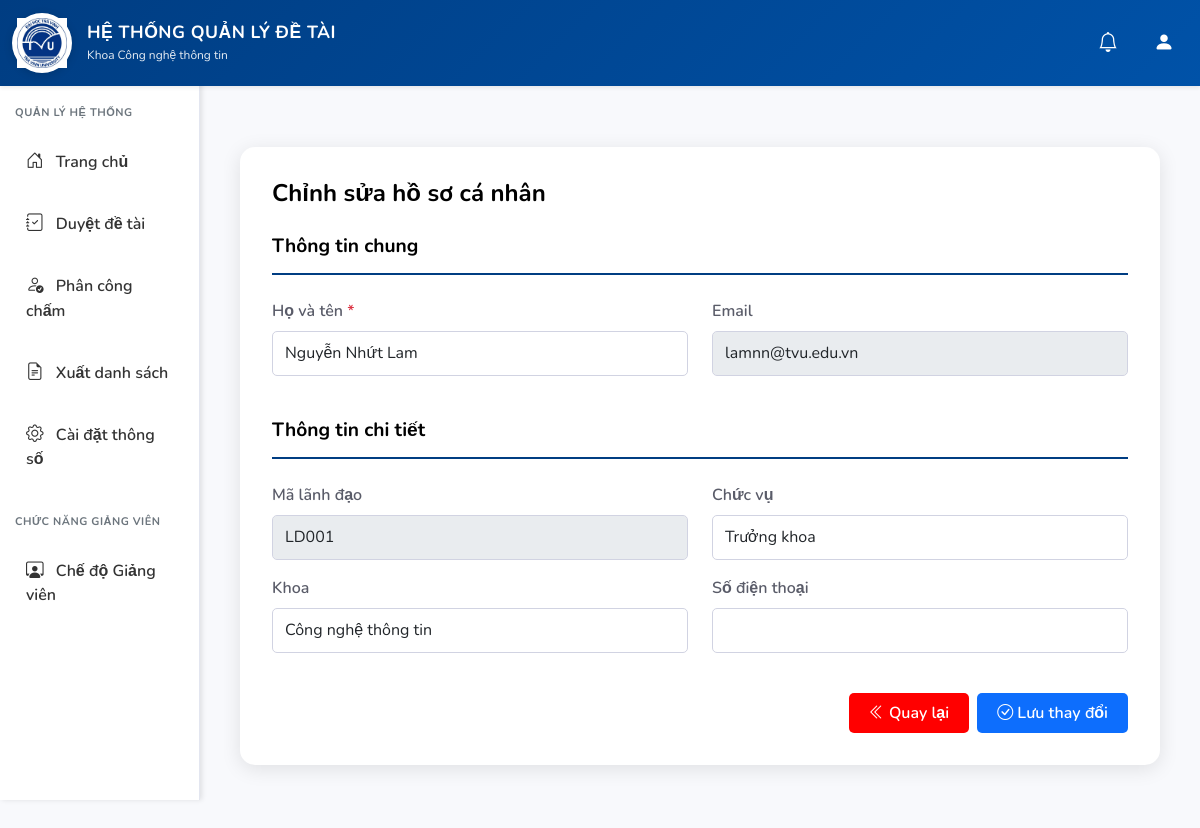
The page /edit-profile.php (signed in) on the database its author committed.
### tables this page shows
CREATE TABLE `nguoi_dung` (
  `id` int(11) NOT NULL,
  `email` varchar(255) NOT NULL,
  `mat_khau` varchar(255) NOT NULL,
  `ho_ten` varchar(255) NOT NULL,
  `vai_tro_id` int(11) NOT NULL,
  `trang_thai` enum('active','inactive') DEFAULT 'active',
  `reset_token` varchar(255) DEFAULT NULL,
  `reset_token_expiry` datetime DEFAULT NULL,
  `created_at` timestamp NOT NULL DEFAULT current_timestamp(),
  `updated_at` timestamp NOT NULL DEFAULT current_timestamp() ON UPDATE current_timestamp()
);

CREATE TABLE `lanh_dao` (
  `id` int(11) NOT NULL,
  `nguoi_dung_id` int(11) NOT NULL,
  `ma_lanh_dao` varchar(50) NOT NULL,
  `chuc_vu` varchar(255) DEFAULT NULL,
  `khoa` varchar(255) DEFAULT NULL,
  `so_dien_thoai` varchar(20) DEFAULT NULL,
  `created_at` timestamp NOT NULL DEFAULT current_timestamp()
);

### config/database.php (called while the page is built, shortened)
<?php
class Database
{
    private static $instance = null;
    private $conn;
    private function connect()
    {
        $dsn = "mysql:host=" . DB_HOST . ";port=" . DB_PORT . ";dbname=" . DB_NAME . ";charset=" . DB_CHARSET;
        $options = [
            PDO::ATTR_ERRMODE => PDO::ERRMODE_EXCEPTION,
            PDO::ATTR_DEFAULT_FETCH_MODE => PDO::FETCH_ASSOC,
            PDO::ATTR_EMULATE_PREPARES => false,
        ];
        try {
            $this->conn = new PDO($dsn, DB_USER, DB_PASS, $options);
            $this->conn->exec("SET NAMES utf8mb4");
        } catch (PDOException $e) {
            if (DB_USER !== 'root') {
                try {
                    $this->conn = new PDO($dsn, 'root', '', $options);
                    $this->conn->exec("SET NAMES utf8mb4");
                    return;
                } catch (PDOException $ex) {
                }
            }
            error_log("Database Connection Error: " . $e->getMessage());
            throw new Exception("Không thể kết nối đến database: " . $e->getMessage());
        } catch (Exception $e) {
            error_log("Database Error: " . $e->getMessage());
            throw new Exception("Lỗi database: " . $e->getMessage());
        }
    }
    public static function getInstance()
    {
        if (self::$instance === null) {
            self::$instance = new self();
        }
        return self::$instance;
    }
    public function getConnection()
    {
        if ($this->conn === null) {
            $this->connect();
        } else {
            try {
                $this->conn->query('SELECT 1');
            } catch (PDOException $e) {
                if (stripos($e->getMessage(), '2006') !== false || stripos($e->getMessage(), 'gone away') !== false) {
                    error_log("Database connection lost, reconnecting...");
                    $this->connect();
                } else {
                    throw new Exception("Lỗi kết nối database: " . $e->getMessage());
                }
            }
        }
        return $this->conn;
    }
}

### models/BaseModel.php (called while the page is built, shortened)
<?php
class BaseModel {
    protected $db;
    public function __construct() {
        $this->db = Database::getInstance()->getConnection();
    }
    public function queryOne($sql, $params = []) {
        $stmt = $this->db->prepare($sql);
        $stmt->execute($params);
        return $stmt->fetch();
    }
}

### helpers/functions.php (called while the page is built, shortened)
<?php
function isLoggedIn() {
    return isset($_SESSION['user_id']) && !empty($_SESSION['user_id']);
}
function getCurrentUser() {
    return [
        'id' => $_SESSION['user_id'] ?? null,
        'email' => $_SESSION['email'] ?? null,
        'ho_ten' => $_SESSION['ho_ten'] ?? null,
        'vai_tro' => $_SESSION['vai_tro'] ?? null,
        'vai_tro_id' => $_SESSION['vai_tro_id'] ?? null,
        'profile_id' => $_SESSION['profile_id'] ?? null,
    ];
}

### models/NguoiDungModel.php (called while the page is built, shortened)
<?php
require_once 'BaseModel.php';
class NguoiDungModel extends BaseModel {
    public function getUserFullInfo($userId) {
        $sql = "SELECT nd.*, vt.ma_vai_tro, vt.ten_vai_tro
                FROM nguoi_dung nd
                JOIN vai_tro vt ON nd.vai_tro_id = vt.id
                WHERE nd.id = :id";
        $user = $this->queryOne($sql, ['id' => $userId]);
        switch ($user['ma_vai_tro']) {
            case ROLE_LANH_DAO:
                $profile = $this->queryOne("SELECT * FROM lanh_dao WHERE nguoi_dung_id = :id", ['id' => $userId]);
                break;
        }
        $user['profile'] = $profile;
        return $user;
    }
}

### edit-profile.php (the view, shortened to what this page needs)
<?php
$user = getCurrentUser();
$nguoiDungModel = new NguoiDungModel();
$userInfo = $nguoiDungModel->getUserFullInfo($user['id']);
include 'includes/header.php';
?>
<div class="container-fluid">
    <div class="row">
        <div class="col-md-2 sidebar">
            <nav class="nav flex-column">
                <?php
                $currentRole = $userInfo['ma_vai_tro'];
                $referer = $_SERVER['HTTP_REFERER'] ?? '';
                if (strpos($referer, '/giang_vien/') !== false || ($_GET['mode'] ?? '') === 'giang_vien') {
                    $currentRole = 'giang_vien';
                }
                elseif (strpos($referer, '/lanh_dao/') !== false || ($_GET['mode'] ?? '') === 'lanh_dao') {
                    $currentRole = 'lanh_dao';
                }
                elseif (strpos($referer, '/sinh_vien/') !== false || ($_GET['mode'] ?? '') === 'sinh_vien') {
                    $currentRole = 'sinh_vien';
                }
                else {
                    $currentRole = $_SESSION['vai_tro'] ?? $userInfo['ma_vai_tro'];
                }
                ?>
                <?php if ($currentRole === 'sinh_vien'): ?>
                    <a class="nav-link" href="sinh_vien/dashboard.php">
                        <i class="bi bi-house-door"></i> Trang chủ
                    </a>
                    <a class="nav-link" href="sinh_vien/danh_sach_de_tai.php">
                        <i class="bi bi-journal-text"></i> Đề tài có thể đăng ký
                    </a>
                    <a class="nav-link" href="sinh_vien/de_tai_cua_toi.php">
                        <i class="bi bi-bookmark-check"></i> Đề tài của tôi
                    </a>
                <?php elseif ($currentRole === 'lanh_dao'): ?>
                    <div class="nav-section-title">QUẢN LÝ HỆ THỐNG</div>
                    <a class="nav-link" href="lanh_dao/dashboard.php">
                        <i class="bi bi-house-door"></i> Trang chủ
                    </a>
                    <a class="nav-link" href="lanh_dao/duyet_de_tai.php">
                        <i class="bi bi-journal-check"></i> Duyệt đề tài
                    </a>
                    <a class="nav-link" href="lanh_dao/danh_sach_phan_cong.php">
                        <i class="bi bi-person-check"></i> Phân công chấm
                    </a>
                    <a class="nav-link" href="lanh_dao/xuat_bao_cao.php">
                        <i class="bi bi-file-earmark-text"></i> Xuất danh sách
                    </a>
                    <a class="nav-link" href="lanh_dao/cai_dat_thong_so.php">
                        <i class="bi bi-gear"></i> Cài đặt thông số
                    </a>
                    <div class="nav-section-title">CHỨC NĂNG GIẢNG VIÊN</div>
                    <a class="nav-link" href="giang_vien/dashboard.php">
                        <i class="bi bi-person-workspace"></i> Chế độ Giảng viên
                    </a>
                <?php endif; ?>
            </nav>
        </div>
        <div class="col-md-10 p-4">
<div class="edit-profile-container">
    <div class="edit-profile-card">
        <h4 class="mb-4" style="font-weight: 700; color: #000;">
            Chỉnh sửa hồ sơ cá nhân
        </h4>
        <form method="POST" action="?mode=<?= htmlspecialchars($_GET['mode'] ?? $currentRole) ?>">
            <div class="section-title">Thông tin chung</div>
            <div class="row">
                <div class="col-md-6 mb-3">
                    <label class="form-label">Họ và tên <span class="text-danger">*</span></label>
                    <input type="text" name="ho_ten" class="form-control"
                           value="<?= htmlspecialchars($userInfo['ho_ten']) ?>" required>
                </div>
                <div class="col-md-6 mb-3">
                    <label class="form-label">Email</label>
                    <input type="email" class="form-control"
                           value="<?= htmlspecialchars($userInfo['email']) ?>" disabled>
                </div>
            </div>
            <?php if ($userInfo['profile']): ?>
                <div class="section-title mt-4">Thông tin chi tiết</div>
                <?php if ($userInfo['ma_vai_tro'] === 'giang_vien'): ?>
                    <div class="row">
                        <div class="col-md-6 mb-3">
                            <label class="form-label">Mã giảng viên</label>
                            <input type="text" name="ma_giang_vien" class="form-control"
                                   value="<?= htmlspecialchars($userInfo['profile']['ma_giang_vien']) ?>">
                        </div>
                        <div class="col-md-6 mb-3">
                            <label class="form-label">Khoa</label>
                            <input type="text" name="khoa" class="form-control"
                                   value="<?= htmlspecialchars($userInfo['profile']['khoa']) ?>">
                        </div>
                        <div class="col-md-6 mb-3">
                            <label class="form-label">Chuyên môn</label>
                            <input type="text" name="chuyen_mon" class="form-control"
                                   value="<?= htmlspecialchars($userInfo['profile']['chuyen_mon']) ?>">
                        </div>
                        <div class="col-md-6 mb-3">
                            <label class="form-label">Số điện thoại</label>
                            <input type="text" name="so_dien_thoai" class="form-control"
                                   value="<?= htmlspecialchars($userInfo['profile']['so_dien_thoai'] ?? '') ?>">
                        </div>
                    </div>
                <?php elseif ($userInfo['ma_vai_tro'] === 'lanh_dao'): ?>
                    <div class="row">
                        <div class="col-md-6 mb-3">
                            <label class="form-label">Mã lãnh đạo</label>
                            <input type="text" class="form-control"
                                   value="<?= htmlspecialchars($userInfo['profile']['ma_lanh_dao']) ?>" disabled>
                        </div>
                        <div class="col-md-6 mb-3">
                            <label class="form-label">Chức vụ</label>
                            <input type="text" name="chuc_vu" class="form-control"
                                   value="<?= htmlspecialchars($userInfo['profile']['chuc_vu']) ?>">
                        </div>
                        <div class="col-md-6 mb-3">
                            <label class="form-label">Khoa</label>
                            <input type="text" name="khoa" class="form-control"
                                   value="<?= htmlspecialchars($userInfo['profile']['khoa']) ?>">
                        </div>
                        <div class="col-md-6 mb-3">
                            <label class="form-label">Số điện thoại</label>
                            <input type="text" name="so_dien_thoai" class="form-control"
                                   value="<?= htmlspecialchars($userInfo['profile']['so_dien_thoai'] ?? '') ?>">
                        </div>
                    </div>
                <?php endif; ?>
            <?php endif; ?>
            <div class="mt-4 d-flex justify-content-end gap-2">
                <a href="profile.php?mode=<?= $currentRole ?>" class="btn" style="background-color: #ff0000ff; color: white; border: none; text-decoration: none;">
                  <i class="bi bi-chevron-double-left"></i> Quay lại
                </a>
                <button type="submit" class="btn" style="background-color: #0d6efd; color: white; border: none;">
                    <i class="bi bi-check-circle"></i> Lưu thay đổi
                </button>
            </div>
        </form>
    </div>
</div>
        </div>
    </div>
</div>

### assets/css/style.css (style rules this page uses)
:root { --primary-color: #003d82; --secondary-color: #0052a8; --success-color: #1cc88a; --danger-color: #e74a3b; --warning-color: #f6c23e; --info-color: #36b9cc; --light-color: #f8f9fc; --dark-color: #5a5c69; }
body { font-family: 'Nunito', sans-serif; background-color: #f8f9fc; min-height: 100vh; display: flex; flex-direction: column; }
.sidebar { background: #ffffff; min-height: calc(100vh - 56px); padding: 1.5rem 0; box-shadow: 2px 0 5px rgba(0,0,0,0.1); border-right: 1px solid #e3e6f0; position: fixed; top: 56px; left: 0; width: 16.666667%; overflow-y: auto; z-index: 100; }
.sidebar .nav-link { color: #333333; padding: 0.75rem 1.5rem; margin: 0.25rem 0; border-left: 3px solid transparent; transition: all 0.3s ease; font-weight: 600; }
.sidebar .nav-link i { margin-right: 0.5rem; font-size: 1.1rem; color: #333333; }
.nav-section-title { font-size: 11px; font-weight: 700; color: #6c757d; text-transform: uppercase; letter-spacing: 0.5px; padding: 15px 15px 8px 15px; margin-top: 10px; }
.col-md-10.p-4 { margin-left: 16.666667%; }
.btn { font-weight: 600; border-radius: 5px; padding: 0.5rem 1.25rem; transition: all 0.3s ease; }
.form-control, .form-select { border: 1px solid #d1d3e2; border-radius: 5px; padding: 0.6rem 0.75rem; }
.form-label { font-weight: 600; color: var(--dark-color); margin-bottom: 0.5rem; }

### includes/header.php (style rules this page uses)
.nav-link { border: 2px solid transparent !important; }
body { padding-top: 76px; }

### edit-profile.php (style rules this page uses)
body { overflow: hidden; }
.edit-profile-container { max-width: 1200px; margin: 0 auto; padding: 47px 1rem 2rem 1rem; height: calc(100vh - 80px); overflow: hidden; }
.edit-profile-card { background: white; border-radius: 15px; box-shadow: 0 4px 20px rgba(0,0,0,0.1); padding: 2rem; overflow: hidden; }
.section-title { font-size: 1.2rem; font-weight: 700; color: #000; margin-bottom: 1.5rem; padding-bottom: 0.75rem; border-bottom: 2px solid #003d82; }

### rows shown on the page
nguoi_dung: ho_ten "Nguyễn Nhứt Lam", email "lamnn@tvu.edu.vn"
lanh_dao: ma_lanh_dao "LD001", chuc_vu "Trưởng khoa", khoa "Công nghệ thông tin"
